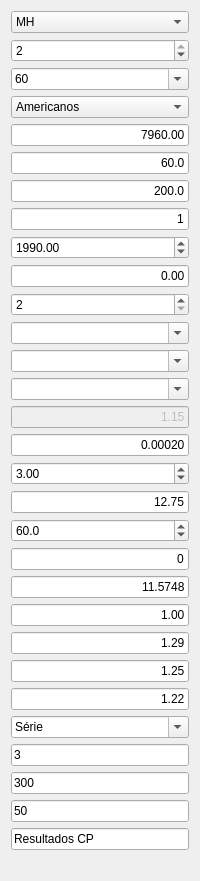
                 <widget class="QFrame" name="fr_edit">
                  <property name="sizePolicy">
                   <sizepolicy hsizetype="Ignored" vsizetype="Preferred">
                    <horstretch>0</horstretch>
                    <verstretch>0</verstretch>
                   </sizepolicy>
                  </property>
                  <property name="frameShape">
                   <enum>QFrame::NoFrame</enum>
                  </property>
                  <property name="frameShadow">
                   <enum>QFrame::Raised</enum>
                  </property>
                  <layout class="QVBoxLayout" name="verticalLayout_2">
                   <item>
                    <widget class="QComboBox" name="cb_modelo">
                     <property name="currentIndex">
                      <number>3</number>
                     </property>
                     <item>
                      <property name="text">
                       <string>FI - 1 elo</string>
                      </property>
                     </item>
                     <item>
                      <property name="text">
                       <string>FI - 2 elos</string>
                      </property>
                     </item>
                     <item>
                      <property name="text">
                       <string>MI</string>
                      </property>
                     </item>
                     <item>
                      <property name="text">
                       <string>MH</string>
                      </property>
                     </item>
                     <item>
                      <property name="text">
                       <string>MF</string>
                      </property>
                     </item>
                     <item>
                      <property name="text">
                       <string>ME</string>
                      </property>
                     </item>
                     <item>
                      <property name="text">
                       <string>MG</string>
                      </property>
                     </item>
                     <item>
                      <property name="text">
                       <string>ST</string>
                      </property>
                     </item>
                     <item>
                      <property name="text">
                       <string>TR</string>
                      </property>
                     </item>
                     <item>
                      <property name="text">
                       <string>VDC</string>
                      </property>
                     </item>
                    </widget>
                   </item>
                   <item>
                    <widget class="QSpinBox" name="spN_Buchas">
                     <property name="minimum">
                      <number>1</number>
                     </property>
                     <property name="maximum">
                      <number>2</number>
                     </property>
                     <property name="value">
                      <number>2</number>
                     </property>
                    </widget>
                   </item>
                   <item>
                    <widget class="QComboBox" name="cb_NBI">
                     <property name="editable">
                      <bool>true</bool>
                     </property>
                     <item>
                      <property name="text">
                       <string>60</string>
                      </property>
                     </item>
                     <item>
                      <property name="text">
                       <string>110</string>
                      </property>
                     </item>
                     <item>
                      <property name="text">
                       <string>125</string>
                      </property>
                     </item>
                     <item>
                      <property name="text">
                       <string>150</string>
                      </property>
                     </item>
                     <item>
                      <property name="text">
                       <string>170</string>
                      </property>
                     </item>
                     <item>
                      <property name="text">
                       <string>200</string>
                      </property>
                     </item>
                    </widget>
                   </item>
                   <item>
                    <widget class="QComboBox" name="cb_Eixos">
                     <property name="sizePolicy">
                      <sizepolicy hsizetype="Expanding" vsizetype="Expanding">
                       <horstretch>0</horstretch>
                       <verstretch>0</verstretch>
                      </sizepolicy>
                     </property>
                     <property name="placeholderText">
                      <string/>
                     </property>
                     <item>
                      <property name="text">
                       <string>Americanos</string>
                      </property>
                     </item>
                     <item>
                      <property name="text">
                       <string>Brasileiros</string>
                      </property>
                     </item>
                    </widget>
                   </item>
                   <item>
                    <widget class="QLineEdit" name="ed_Vn">
                     <property name="sizePolicy">
                      <sizepolicy hsizetype="Expanding" vsizetype="Expanding">
                       <horstretch>0</horstretch>
                       <verstretch>0</verstretch>
                      </sizepolicy>
                     </property>
                     <property name="text">
                      <string>7960.00</string>
                     </property>
                     <property name="alignment">
                      <set>Qt::AlignRight|Qt::AlignTrailing|Qt::AlignVCenter</set>
                     </property>
                     <property name="placeholderText">
                      <string>Tensão (V)</string>
                     </property>
                    </widget>
                   </item>
                   <item>
                    <widget class="QLineEdit" name="ed_Fr">
                     <property name="sizePolicy">
                      <sizepolicy hsizetype="Expanding" vsizetype="Expanding">
                       <horstretch>0</horstretch>
                       <verstretch>0</verstretch>
                      </sizepolicy>
                     </property>
                     <property name="text">
                      <string>60.0</string>
                     </property>
                     <property name="alignment">
                      <set>Qt::AlignRight|Qt::AlignTrailing|Qt::AlignVCenter</set>
                     </property>
                     <property name="placeholderText">
                      <string>Frequência (HZ)</string>
                     </property>
                    </widget>
                   </item>
                   <item>
                    <widget class="QLineEdit" name="ed_KVAR">
                     <property name="sizePolicy">
                      <sizepolicy hsizetype="Expanding" vsizetype="Expanding">
                       <horstretch>0</horstretch>
                       <verstretch>0</verstretch>
                      </sizepolicy>
                     </property>
                     <property name="text">
                      <string>200.0</string>
                     </property>
                     <property name="alignment">
                      <set>Qt::AlignRight|Qt::AlignTrailing|Qt::AlignVCenter</set>
                     </property>
                     <property name="placeholderText">
                      <string>Potência Reativa (kVAr)</string>
                     </property>
                    </widget>
                   </item>
                   <item>
                    <widget class="QLineEdit" name="Ed_Ncoil">
                     <property name="sizePolicy">
                      <sizepolicy hsizetype="Expanding" vsizetype="Expanding">
                       <horstretch>0</horstretch>
                       <verstretch>0</verstretch>
                      </sizepolicy>
                     </property>
                     <property name="text">
                      <string>1</string>
                     </property>
                     <property name="alignment">
                      <set>Qt::AlignRight|Qt::AlignTrailing|Qt::AlignVCenter</set>
                     </property>
                     <property name="placeholderText">
                      <string>Número de bobinas</string>
                     </property>
                    </widget>
                   </item>
                   <item>
                    <widget class="QDoubleSpinBox" name="ed_Vcoil">
                     <property name="maximum">
                      <double>10000.000000000000000</double>
                     </property>
                     <property name="value">
                      <double>1990.000000000000000</double>
                     </property>
                    </widget>
                   </item>
                   <item>
                    <widget class="QLineEdit" name="Ed_MilsPaper">
                     <property name="sizePolicy">
                      <sizepolicy hsizetype="Expanding" vsizetype="Expanding">
                       <horstretch>0</horstretch>
                       <verstretch>0</verstretch>
                      </sizepolicy>
                     </property>
                     <property name="text">
                      <string>0.00</string>
                     </property>
                     <property name="alignment">
                      <set>Qt::AlignRight|Qt::AlignTrailing|Qt::AlignVCenter</set>
                     </property>
                     <property name="placeholderText">
                      <string>MILS Paper</string>
                     </property>
                    </widget>
                   </item>
                   <item>
                    <widget class="QSpinBox" name="spinBoxNumFilmes">
                     <property name="minimum">
                      <number>2</number>
                     </property>
                     <property name="maximum">
                      <number>3</number>
                     </property>
                     <property name="value">
                      <number>2</number>
                     </property>
                    </widget>
                   </item>
                   <item>
                    <widget class="QComboBox" name="cb_filme1">
                     <property name="editable">
                      <bool>true</bool>
                     </property>
                    </widget>
                   </item>
                   <item>
                    <widget class="QComboBox" name="cb_filme2">
                     <property name="editable">
                      <bool>true</bool>
                     </property>
                    </widget>
                   </item>
                   <item>
                    <widget class="QComboBox" name="cb_filme3">
                     <property name="editable">
                      <bool>true</bool>
                     </property>
                    </widget>
                   </item>
                   <item>
                    <widget class="QLineEdit" name="ed_milsFilm">
                     <property name="enabled">
                      <bool>false</bool>
                     </property>
                     <property name="sizePolicy">
                      <sizepolicy hsizetype="Expanding" vsizetype="Expanding">
                       <horstretch>0</horstretch>
                       <verstretch>0</verstretch>
                      </sizepolicy>
                     </property>
                     <property name="text">
                      <string>1.15</string>
                     </property>
                     <property name="alignment">
                      <set>Qt::AlignRight|Qt::AlignTrailing|Qt::AlignVCenter</set>
                     </property>
                     <property name="placeholderText">
                      <string>MILS Filme</string>
                     </property>
                    </widget>
                   </item>
                   <item>
                    <widget class="QLineEdit" name="ed_gauge_Al">
                     <property name="sizePolicy">
                      <sizepolicy hsizetype="Expanding" vsizetype="Expanding">
                       <horstretch>0</horstretch>
                       <verstretch>0</verstretch>
                      </sizepolicy>
                     </property>
                     <property name="text">
                      <string>0.00020</string>
                     </property>
                     <property name="alignment">
                      <set>Qt::AlignRight|Qt::AlignTrailing|Qt::AlignVCenter</set>
                     </property>
                     <property name="placeholderText">
                      <string>Gauge Alumínio</string>
                     </property>
                    </widget>
                   </item>
                   <item>
                    <widget class="QDoubleSpinBox" name="dSPCalco">
                     <property name="minimum">
                      <double>1.000000000000000</double>
                     </property>
                     <property name="maximum">
                      <double>5.000000000000000</double>
                     </property>
                     <property name="value">
                      <double>3.000000000000000</double>
                     </property>
                    </widget>
                   </item>
                   <item>
                    <widget class="QLineEdit" name="ed_Hcoil">
                     <property name="sizePolicy">
                      <sizepolicy hsizetype="Expanding" vsizetype="Expanding">
                       <horstretch>0</horstretch>
                       <verstretch>0</verstretch>
                      </sizepolicy>
                     </property>
                     <property name="text">
                      <string>12.75</string>
                     </property>
                     <property name="alignment">
                      <set>Qt::AlignRight|Qt::AlignTrailing|Qt::AlignVCenter</set>
                     </property>
                     <property name="readOnly">
                      <bool>false</bool>
                     </property>
                     <property name="placeholderText">
                      <string>Altura da bobina (mm)</string>
                     </property>
                    </widget>
                   </item>
                   <item>
                    <widget class="QDoubleSpinBox" name="dSpinFolga">
                     <property name="decimals">
                      <number>1</number>
                     </property>
                     <property name="value">
                      <double>60.000000000000000</double>
                     </property>
                    </widget>
                   </item>
                   <item>
                    <widget class="QLineEdit" name="ed_lamelas_foil">
                     <property name="sizePolicy">
                      <sizepolicy hsizetype="Expanding" vsizetype="Expanding">
                       <horstretch>0</horstretch>
                       <verstretch>0</verstretch>
                      </sizepolicy>
                     </property>
                     <property name="text">
                      <string>0</string>
                     </property>
                     <property name="alignment">
                      <set>Qt::AlignRight|Qt::AlignTrailing|Qt::AlignVCenter</set>
                     </property>
                     <property name="placeholderText">
                      <string>Lamelas / Foil</string>
                     </property>
                    </widget>
                   </item>
                   <item>
                    <widget class="QLineEdit" name="ed_larg_foil">
                     <property name="sizePolicy">
                      <sizepolicy hsizetype="Expanding" vsizetype="Expanding">
                       <horstretch>0</horstretch>
                       <verstretch>0</verstretch>
                      </sizepolicy>
                     </property>
                     <property name="text">
                      <string>11.5748</string>
                     </property>
                     <property name="alignment">
                      <set>Qt::AlignRight|Qt::AlignTrailing|Qt::AlignVCenter</set>
                     </property>
                     <property name="placeholderText">
                      <string>Largura Ativa do Foil</string>
                     </property>
                    </widget>
                   </item>
                   <item>
                    <widget class="QLineEdit" name="ed_tol">
                     <property name="sizePolicy">
                      <sizepolicy hsizetype="Expanding" vsizetype="Expanding">
                       <horstretch>0</horstretch>
                       <verstretch>0</verstretch>
                      </sizepolicy>
                     </property>
                     <property name="text">
                      <string>1.00</string>
                     </property>
                     <property name="alignment">
                      <set>Qt::AlignRight|Qt::AlignTrailing|Qt::AlignVCenter</set>
                     </property>
                     <property name="placeholderText">
                      <string>Tolerâcia do Capacitor</string>
                     </property>
                    </widget>
                   </item>
                   <item>
                    <widget class="QLineEdit" name="ed_FatorEsp">
                     <property name="sizePolicy">
                      <sizepolicy hsizetype="Expanding" vsizetype="Expanding">
                       <horstretch>0</horstretch>
                       <verstretch>0</verstretch>
                      </sizepolicy>
                     </property>
                     <property name="text">
                      <string>1.29</string>
                     </property>
                     <property name="alignment">
                      <set>Qt::AlignRight|Qt::AlignTrailing|Qt::AlignVCenter</set>
                     </property>
                     <property name="placeholderText">
                      <string>Sobre Voltas</string>
                     </property>
                    </widget>
                   </item>
                   <item>
                    <widget class="QLineEdit" name="ed_sobre_voltas">
                     <property name="sizePolicy">
                      <sizepolicy hsizetype="Expanding" vsizetype="Expanding">
                       <horstretch>0</horstretch>
                       <verstretch>0</verstretch>
                      </sizepolicy>
                     </property>
                     <property name="text">
                      <string>1.25</string>
                     </property>
                     <property name="alignment">
                      <set>Qt::AlignRight|Qt::AlignTrailing|Qt::AlignVCenter</set>
                     </property>
                     <property name="placeholderText">
                      <string>Fator de espaço</string>
                     </property>
                    </widget>
                   </item>
                   <item>
                    <widget class="QLineEdit" name="ed_fator_coil">
                     <property name="sizePolicy">
                      <sizepolicy hsizetype="Expanding" vsizetype="Expanding">
                       <horstretch>0</horstretch>
                       <verstretch>0</verstretch>
                      </sizepolicy>
                     </property>
                     <property name="text">
                      <string>1.22</string>
                     </property>
                     <property name="alignment">
                      <set>Qt::AlignRight|Qt::AlignTrailing|Qt::AlignVCenter</set>
                     </property>
                     <property name="placeholderText">
                      <string>Fator de espaçp Bobinas</string>
                     </property>
                    </widget>
                   </item>
                   <item>
                    <widget class="QComboBox" name="cb_Conexao">
                     <property name="editable">
                      <bool>true</bool>
                     </property>
                     <item>
                      <property name="text">
                       <string>Série</string>
                      </property>
                     </item>
                     <item>
                      <property name="text">
                       <string>Série/Paralelo</string>
                      </property>
                     </item>
                    </widget>
                   </item>
                   <item>
                    <widget class="QLineEdit" name="ed_Watts">
                     <property name="text">
                      <string>3</string>
                     </property>
                    </widget>
                   </item>
                   <item>
                    <widget class="QLineEdit" name="ed_Tempo">
                     <property name="text">
                      <string>300</string>
                     </property>
                    </widget>
                   </item>
                   <item>
                    <widget class="QLineEdit" name="ed_Vend">
                     <property name="text">
                      <string>50</string>
                     </property>
                    </widget>
                   </item>
                   <item>
                    <widget class="QLineEdit" name="ed_file_name">
                     <property name="text">
                      <string>Resultados CP</string>
                     </property>
                    </widget>
                   </item>
                   <item>
                    <spacer name="verticalSpacer_4">
                     <property name="orientation">
                      <enum>Qt::Vertical</enum>
                     </property>
                     <property name="sizeType">
                      <enum>QSizePolicy::Fixed</enum>
                     </property>
                     <property name="sizeHint" stdset="0">
                      <size>
                       <width>20</width>
                       <height>20</height>
                      </size>
                     </property>
                    </spacer>
                   </item>
                  </layout>
                 </widget>
